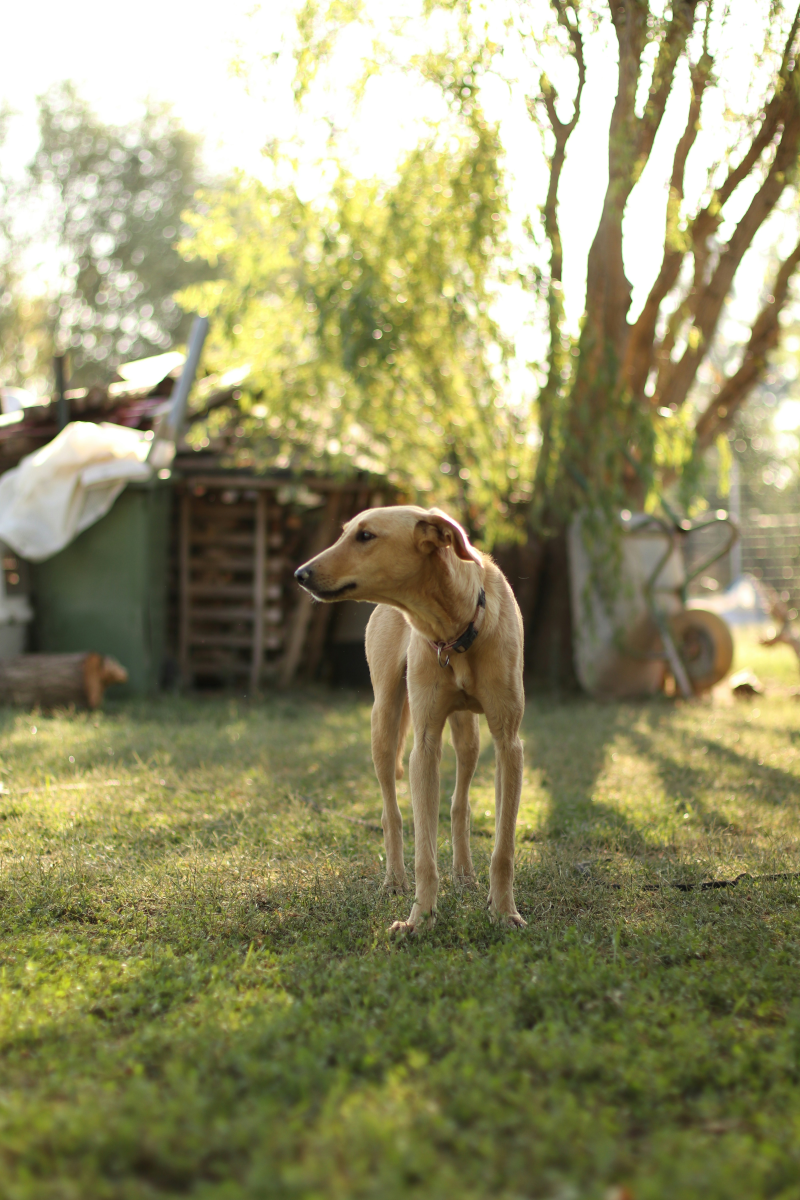
#> input picture datasets/fot_real50/originals/animal/animal_03.jpg, 4000 x 6000 px, given as the content of the folder ../datasets/fot_real50/originals/animal/animal_03.jpg, which was not available (shown at 1/5 size)
$ python validate_benchmark.py --input ../datasets/fot_real50/originals/animal/animal_03.jpg --output out.png
#> lines starting #> are read from the running program, lines starting #| are printed output that depends on the picture; pictures that were not available may be replaced by others from this repository, and a replacement may not be noted
"""Validate a frozen image benchmark and check it against training images."""

from __future__ import annotations

import argparse
import hashlib
import json
import math
from collections import Counter
from pathlib import Path

import numpy as np
from PIL import Image


IMAGE_SUFFIXES = {".jpg", ".jpeg", ".png", ".webp", ".bmp", ".tif", ".tiff"}


def image_paths(root: Path) -> list[Path]:
    return sorted(path for path in root.rglob("*") if path.suffix.lower() in IMAGE_SUFFIXES)


def sha256(path: Path) -> str:
    digest = hashlib.sha256()
    with path.open("rb") as handle:
        for chunk in iter(lambda: handle.read(1024 * 1024), b""):
            digest.update(chunk)
    return digest.hexdigest()


def dct_matrix(size: int) -> np.ndarray:
    rows = np.arange(size, dtype=np.float32)[:, None]
    cols = np.arange(size, dtype=np.float32)[None, :]
    matrix = np.cos(math.pi * (2 * cols + 1) * rows / (2 * size))
    matrix[0] *= 1 / math.sqrt(2)
    return matrix * math.sqrt(2 / size)


DCT_32 = dct_matrix(32)


def hashes(image: Image.Image) -> tuple[int, int, int]:
    gray = image.convert("L")

    dh = np.asarray(gray.resize((9, 8), Image.Resampling.LANCZOS), dtype=np.int16)
    dhash = pack_bits(dh[:, 1:] > dh[:, :-1])

    ah = np.asarray(gray.resize((8, 8), Image.Resampling.LANCZOS), dtype=np.float32)
    ahash = pack_bits(ah > np.median(ah))

    ph = np.asarray(gray.resize((32, 32), Image.Resampling.LANCZOS), dtype=np.float32)
    frequencies = DCT_32 @ ph @ DCT_32.T
    low = frequencies[:8, :8].copy()
    median = np.median(low.reshape(-1)[1:])
    phash = pack_bits(low > median)
    return dhash, ahash, phash


def pack_bits(bits: np.ndarray) -> int:
    value = 0
    for bit in bits.reshape(-1):
        value = (value << 1) | int(bit)
    return value


def hamming(left: int, right: int) -> int:
    return (left ^ right).bit_count()


def inspect(path: Path, root: Path) -> dict[str, object]:
    with Image.open(path) as image:
        image.load()
        dhash, ahash, phash = hashes(image)
        return {
            "path": path.relative_to(root).as_posix(),
            "format": image.format,
            "mode": image.mode,
            "width": image.width,
            "height": image.height,
            "sha256": sha256(path),
            "dhash": f"{dhash:016x}",
            "ahash": f"{ahash:016x}",
            "phash": f"{phash:016x}",
            "_hashes": (dhash, ahash, phash),
        }


def public_record(record: dict[str, object]) -> dict[str, object]:
    return {key: value for key, value in record.items() if key != "_hashes"}


def main() -> int:
    parser = argparse.ArgumentParser()
    parser.add_argument("--input", type=Path, required=True)
    parser.add_argument("--reference", type=Path)
    parser.add_argument("--output", type=Path, required=True)
    parser.add_argument("--expected-count", type=int, default=50)
    parser.add_argument("--expected-size", type=int, default=512)
    parser.add_argument("--near-threshold", type=int, default=8)
    args = parser.parse_args()

    inputs = image_paths(args.input)
    references = image_paths(args.reference) if args.reference else []
    errors: list[str] = []
    input_records: list[dict[str, object]] = []
    reference_records: list[dict[str, object]] = []

    for path in inputs:
        try:
            record = inspect(path, args.input)
#> in inspect, image is the input picture: PIL image 4000x6000 RGB; mean R, G, B 147.9, 144.8, 104.4
#> in hashes, `gray = image.convert("L")`:
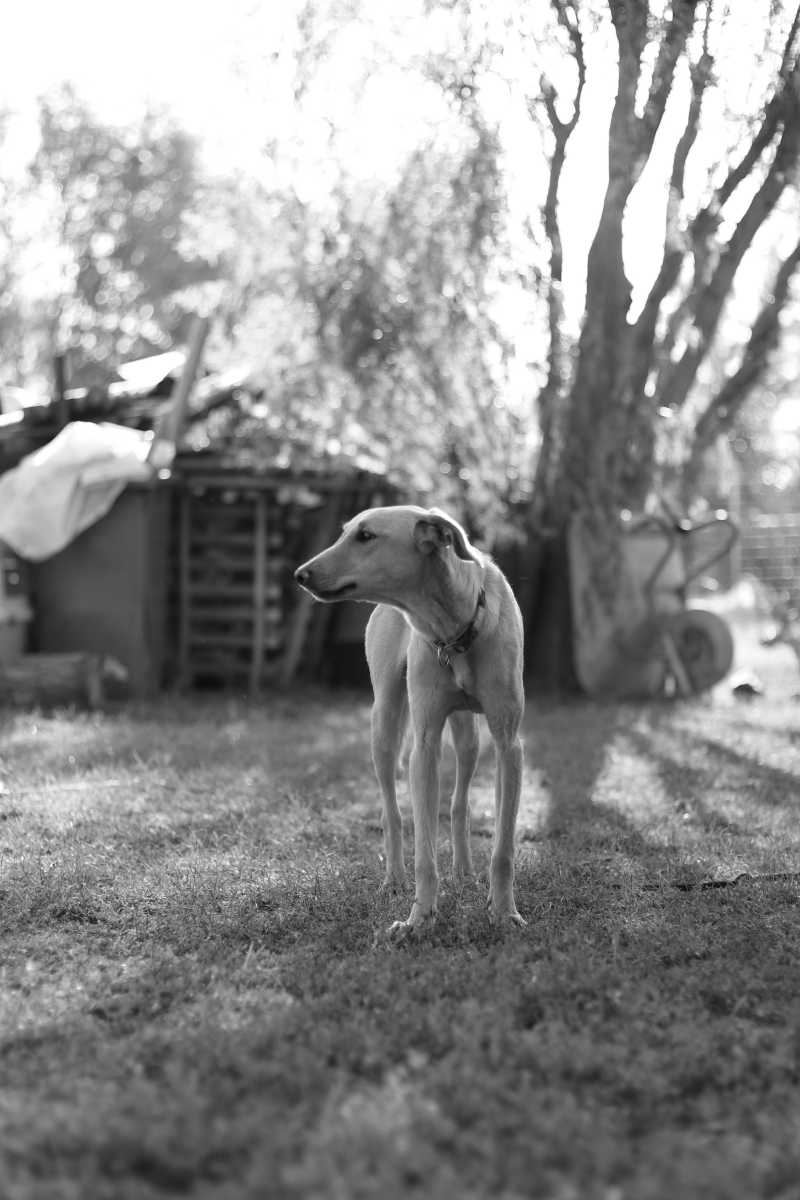
#> gray: PIL image 4000x6000 L (shown at 1/5 size); min 9, max 255, mean 141.1
#> the loop in pack_bits, `for bit in bits.reshape(-1):` made 64 passes
#> (bit, value) on passes 3 to 14: (True, 3), (False, 6), (False, 12), (False, 24), (False, 48), (True, 97), (False, 194), (True, 389), (True, 779), (False, 1558), (True, 3117), (False, 6234)
#> value on passes 1 to 2: 0, 1
#> after the loop in pack_bits, `for bit in bits.reshape(-1):`: value = 7018940503504912433
#> the loop in pack_bits (call 2), `for bit in bits.reshape(-1):` made 64 passes
#> (bit, value) on passes 3 to 14: (True, 7), (True, 15), (True, 31), (True, 63), (True, 127), (True, 255), (True, 511), (True, 1023), (True, 2047), (True, 4095), (True, 8191), (True, 16383)
#> in hashes, `ahash = pack_bits(ah > np.median(ah))`: ahash = 18446741363616841728
#> in hashes, `ph = np.asarray(gray.resize((32, 32), Image.Resampling.LANCZOS), dtype..`:
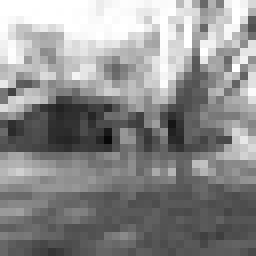
#> ph: shape (32, 32) float32 (shown 8 times larger); min 8, max 255, mean 140.9
#> in hashes, `frequencies = DCT_32 @ ph @ DCT_32.T`:
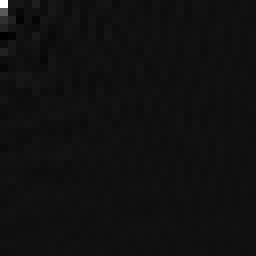
#> frequencies: shape (32, 32) float32 (shown 8 times larger); min -309.4, max 4510.4, mean 6.9; drawn with min black and max white
#> in hashes, `median = np.median(low.reshape(-1)[1:])`: median = 11.71
#> in hashes, `phash = pack_bits(low > median)`: phash = 16995413894230493730
#> in inspect, `dhash, ahash, phash = hashes(image)`: dhash = 7018940503504912433; ahash = 18446741363616841728; phash = 16995413894230493730
            input_records.append(record)
            if (record["width"], record["height"]) != (args.expected_size, args.expected_size):
                errors.append(f"unexpected size: {record['path']}")
            if record["mode"] != "RGB":
                errors.append(f"unexpected mode: {record['path']} ({record['mode']})")
        except Exception as exc:  # keep auditing the remaining files
            errors.append(f"unreadable: {path} ({exc})")

    if len(inputs) != args.expected_count:
        errors.append(f"expected {args.expected_count} images, found {len(inputs)}")

    for path in references:
        try:
            reference_records.append(inspect(path, args.reference))
        except Exception as exc:
            errors.append(f"unreadable reference: {path} ({exc})")

    exact_internal: list[list[str]] = []
    sha_groups: dict[str, list[str]] = {}
    for record in input_records:
        sha_groups.setdefault(str(record["sha256"]), []).append(str(record["path"]))
    exact_internal.extend(paths for paths in sha_groups.values() if len(paths) > 1)

    near_internal: list[dict[str, object]] = []
    for index, left in enumerate(input_records):
        for right in input_records[index + 1 :]:
            distances = [hamming(a, b) for a, b in zip(left["_hashes"], right["_hashes"])]
            if max(distances) <= args.near_threshold:
                near_internal.append(
                    {"left": left["path"], "right": right["path"], "distances": distances}
                )

    reference_matches: list[dict[str, object]] = []
    reference_sha = {str(record["sha256"]): record for record in reference_records}
    for candidate in input_records:
        if str(candidate["sha256"]) in reference_sha:
            reference_matches.append(
                {
                    "input": candidate["path"],
                    "reference": reference_sha[str(candidate["sha256"])]["path"],
                    "kind": "exact_bytes",
                    "distances": [0, 0, 0],
                }
            )
            continue
        for reference in reference_records:
            distances = [
                hamming(a, b) for a, b in zip(candidate["_hashes"], reference["_hashes"])
            ]
            if max(distances) <= args.near_threshold:
                reference_matches.append(
                    {
                        "input": candidate["path"],
                        "reference": reference["path"],
                        "kind": "perceptual",
                        "distances": distances,
                    }
                )

    categories = Counter(Path(str(record["path"])).parts[0] for record in input_records)
    passed = not errors and not exact_internal and not near_internal and not reference_matches
    report = {
        "passed": passed,
        "input_root": str(args.input.resolve()),
        "reference_root": str(args.reference.resolve()) if args.reference else None,
        "input_count": len(input_records),
        "reference_count": len(reference_records),
        "categories": dict(sorted(categories.items())),
        "expected_size": args.expected_size,
        "near_threshold": args.near_threshold,
        "errors": errors,
        "exact_internal_duplicates": exact_internal,
        "near_internal_duplicates": near_internal,
        "reference_matches": reference_matches,
        "images": [public_record(record) for record in input_records],
    }
    args.output.parent.mkdir(parents=True, exist_ok=True)
    args.output.write_text(json.dumps(report, ensure_ascii=False, indent=2) + "\n", encoding="utf-8")
    print(json.dumps({key: report[key] for key in report if key != "images"}, ensure_ascii=False, indent=2))
    return 0 if passed else 1


if __name__ == "__main__":
#> (the run stopped early here; a loop or call above may not have finished)

$ run again, on datasets/fot_real50/originals/animal/animal_05.jpg
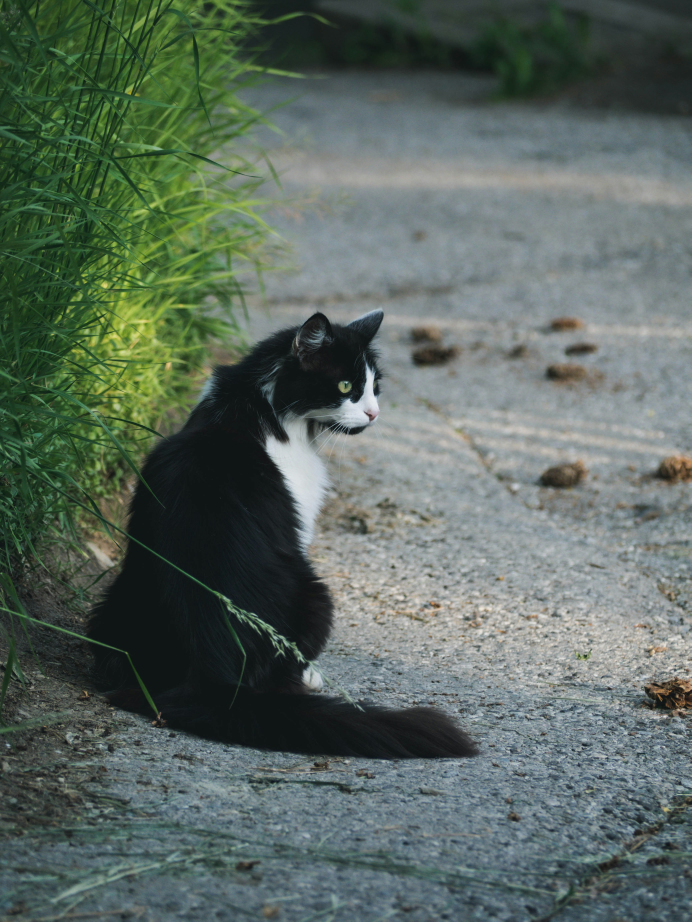
#> input picture datasets/fot_real50/originals/animal/animal_05.jpg, 3456 x 4608 px, given as the content of the folder ../datasets/fot_real50/originals/animal/animal_05.jpg, which was not available (shown at 1/5 size)
#> in inspect, image is the input picture: PIL image 3456x4608 RGB; mean R, G, B 90.7, 104.6, 95.4
#> in hashes, `gray = image.convert("L")`:
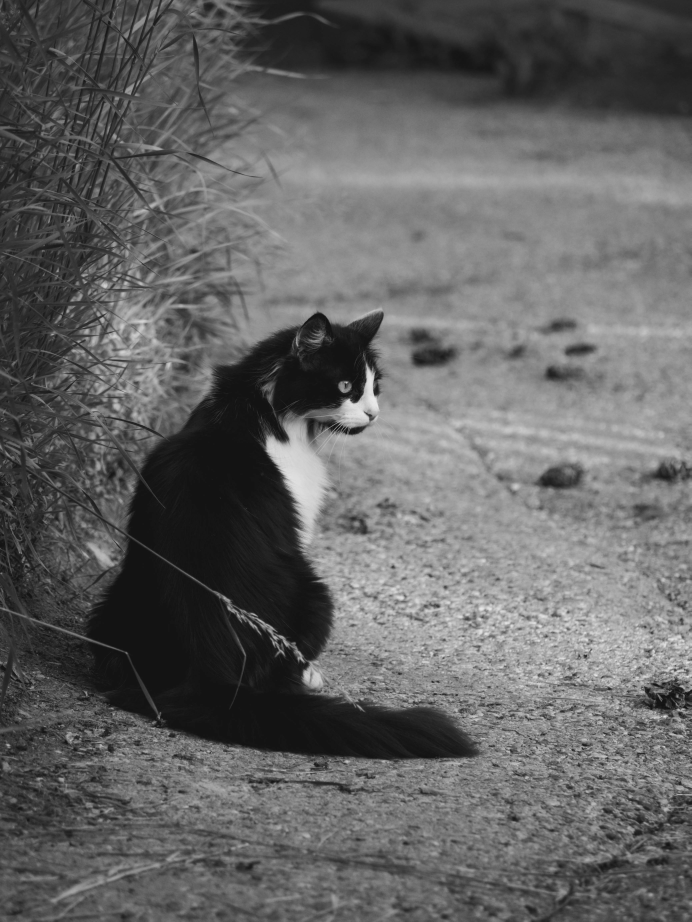
#> gray: PIL image 3456x4608 L (shown at 1/5 size); min 6, max 241, mean 99.4
#> the loop in pack_bits, `for bit in bits.reshape(-1):` made 64 passes
#> (bit, value) on passes 3 to 10: (False, 6), (False, 12), (True, 25), (False, 50), (False, 100), (False, 200), (True, 401), (True, 803)
#> after the loop in pack_bits, `for bit in bits.reshape(-1):`: value = 14479298861966728928
#> the loop in pack_bits (call 2), `for bit in bits.reshape(-1):` made 64 passes
#> (bit, value) on passes 2 to 9: (False, 0), (False, 0), (False, 0), (False, 0), (False, 0), (False, 0), (False, 0), (False, 0)
#> in hashes, `ahash = pack_bits(ah > np.median(ah))`: ahash = 17872901332993816
#> in hashes, `frequencies = DCT_32 @ ph @ DCT_32.T`:
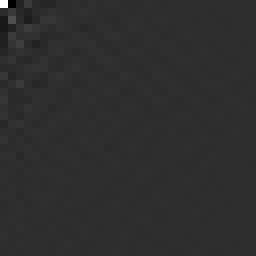
#> frequencies: shape (32, 32) float32 (shown 8 times larger); min -706.4, max 3180.3, mean 1.9; drawn with min black and max white
#> median = -17.83
#> in hashes, `phash = pack_bits(low > median)`: phash = 10395230694239597518
#> in inspect, `dhash, ahash, phash = hashes(image)`: dhash = 14479298861966728928; ahash = 17872901332993816; phash = 10395230694239597518

$ run again, on datasets/fot_real50/originals/animal/animal_06.jpg
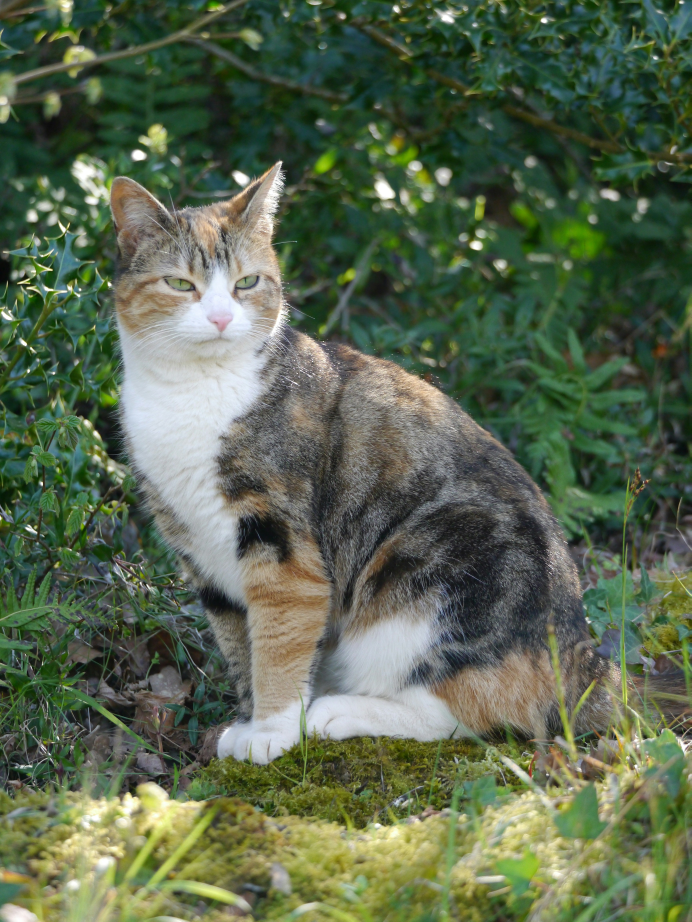
#> input picture datasets/fot_real50/originals/animal/animal_06.jpg, 3456 x 4608 px, given as the content of the folder ../datasets/fot_real50/originals/animal/animal_06.jpg, which was not available (shown at 1/5 size)
#> in inspect, image is the input picture: PIL image 3456x4608 RGB; mean R, G, B 89.2, 102.8, 78.5
#> in hashes, `gray = image.convert("L")`:
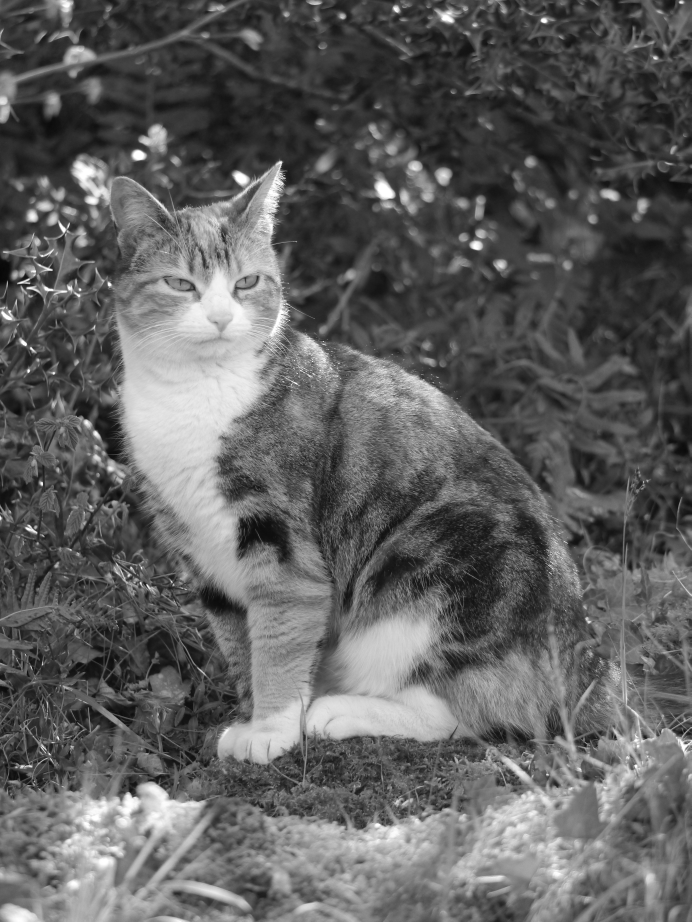
#> gray: PIL image 3456x4608 L (shown at 1/5 size); min 0, max 255, mean 96
#> the loop in pack_bits, `for bit in bits.reshape(-1):` made 64 passes
#> (bit, value) on passes 2 to 9: (False, 0), (False, 0), (True, 1), (False, 2), (True, 5), (False, 10), (True, 21), (True, 43)
#> after the loop in pack_bits, `for bit in bits.reshape(-1):`: value = 1552278184277553812
#> the loop in pack_bits (call 2), `for bit in bits.reshape(-1):` made 64 passes
#> in hashes, `ahash = pack_bits(ah > np.median(ah))`: ahash = 18278815490605055
#> in hashes, `frequencies = DCT_32 @ ph @ DCT_32.T`:
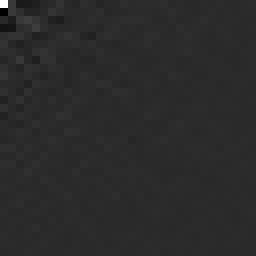
#> frequencies: shape (32, 32) float32 (shown 8 times larger); min -621.9, max 3069.1, mean 2.3; drawn with min black and max white
#> median = -5.49
#> in hashes, `phash = pack_bits(low > median)`: phash = 13935047904462098022
#> in inspect, `dhash, ahash, phash = hashes(image)`: dhash = 1552278184277553812; ahash = 18278815490605055; phash = 13935047904462098022
